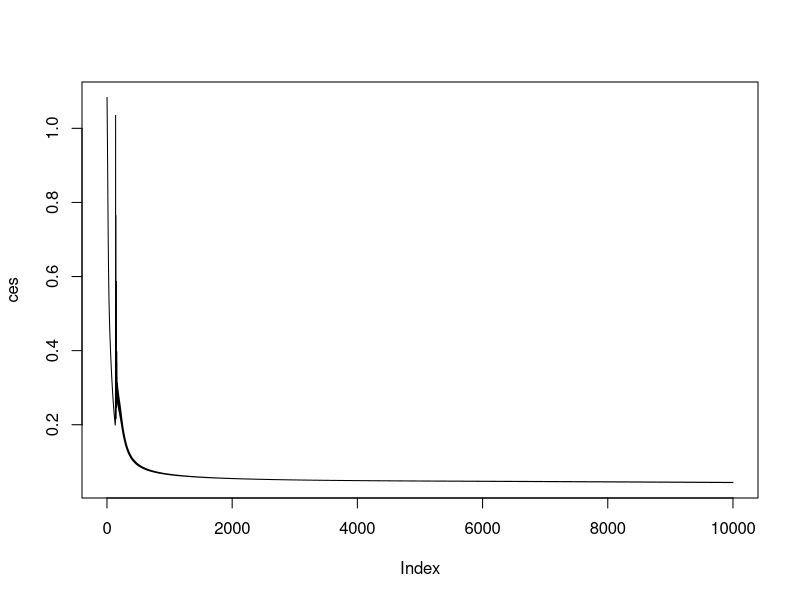

This figure's R source:
# OWNER : JAESUN YUN
# Contributor : DOOYEOL LEE

# functions
sigmoid <- function(x){
  1/(1+exp(-x)) 
}
sigmoid_derivative <- function(Z){
  s = sigmoid(Z)
  s * (1 - s)
}
relu <- function(x){
  x[x<0] <- 0
  x
}
relu_derivative <- function(x){
  m <- matrix(1, nrow(x), ncol(x))
  m[x<=0] <- 0
  m
}
tanh <- function(x){
  (exp(x)-exp(-x))/(exp(x)+exp(-x))
}
tanh_derivative <- function(x){
  s = tanh(x)
  1-s^2
}
softmax <- function(x){
  z <- x-max(x)
  exp(z)/sum(exp(z))
}
softmax_caterogical_cross_entropy_derivative <- function(pred,real){
  pred-real
}
sigmoid_binary_cross_entropy_derivative <- function(pred,real){
  pred-real
}

# LOSS
caterogical_cross_entropy <- function(real, pred){
  -sum(real*log(pred))/nrow(pred)
}
binary_cross_entropy <- function(real, pred){
  -sum(real*log(pred)+(1-real)*log(1-pred))/length(real)
}

onehot <- function(Y){
  num_class <- length(unique(Y))
  oh <- matrix(0,nrow=length(Y),ncol = num_class)
  for(i in 1:length(Y)){
    oh[i,Y[i]] <- 1
  }
  oh
}

#################################################################################

# TODO activation : sigmoid(Done), relu(Done), tanh, elu
# TODO output_activation : softmax(Done), sigmoid, linear
# TODO loss: CE(Done), MSE
# TODO L1, L2 regularization
# TODO SGD, MOMENTUM, ADAM, RMSPROP


# initailize
initialize_weights <- function(inputdim, layers, outputdim){
  weights <- list()
  bias <- list()
  layer_structure <- c(inputdim, layers, outputdim)
  
  for(i in 1:(length(layer_structure)-1)){
    weights[[i]] <- matrix(rnorm(prod(layer_structure[c(i,i+1)]),mean = 0,sd = 0.1),
                           layer_structure[i],
                           layer_structure[i+1])
    bias[[i]] <- rnorm(layer_structure[i+1],mean = 0,sd = 0.1)
  }
  return(list(weights=weights,bias=bias))
}
# weights_bias <- initialize_weights(inputdim, layers, outputdim)


# model
model <- function(inputdim,layers,outputdim,activations,output_activation,loss_function){
  if(length(layers)!=length(activations)){
    stop('length of layers and activations must be SAME length.')
  }
  weights_bias <- initialize_weights(inputdim, layers, outputdim)
  layer_structure <- c(inputdim, layers, outputdim)
  
  output <- list()
  output$inputdim <- inputdim
  output$layers <- layers
  output$outputdim <- outputdim
  output$layer_structure <- layer_structure
  output$activations <- activations
  output$output_activation <- output_activation
  output$loss_function <- loss_function
  
  output$weights <- weights_bias$weights
  output$bias <- weights_bias$bias
  
  return(output)
}


# predict
predict_JSNN <- function(model,x){
  os <- list()
  zs <- list()
  # o <- x%*%weights[[1]]+bias[[1]]
  o <- sweep(x%*%model$weights[[1]],2,model$bias[[1]],`+`)
  os[[1]] <- o
  z <- get(model$activations[1])(o)
  zs[[1]] <- z
  
  if(length(model$layers)>1){
    for(i in 2:(length(model$layers))){
      # o <- z%*%weights[[i]]+bias[[i]]
      o <- sweep(z%*%model$weights[[i]],2,model$bias[[i]],`+`)
      os[[i]] <- o
      z <- get(model$activations[i])(o)
      zs[[i]] <- z
    }
  }

  
  # o <- z%*%weights[[length(layer_structure)-1]]+bias[[length(layer_structure)-1]]
  o <- sweep(z%*%model$weights[[length(model$layer_structure)-1]],2,model$bias[[length(model$layer_structure)-1]],`+`)
  os[[length(model$layer_structure)-1]] <- o
  
  z <- t(apply(o,1,function(x){get(model$output_activation)(x)}))
  zs[[length(model$layer_structure)-1]] <- z
  return(list(output=z,os=os,zs=zs))
}
# predict_JSNN(JSNN_model,X)


# gradients
gradients <- function(model,X,Y,weights,bias){
  t_output <- predict_JSNN(model,X)
  pred <- t_output$output
  real <- Y
  N <- nrow(pred)
  
  grad_weights <- list()
  grad_bias <- list()
  
  # output gradient
  dZ <- get(paste0(model$output_activation,'_',model$loss_function,'_derivative'))(pred,real)
  dW <- t((t(dZ) %*% (t_output$zs[[length(weights)-1]]))/N)
  db <- colSums(dZ)/N
  dA_back <- t(weights[[length(weights)]] %*% t(dZ))
  
  grad_weights[[length(weights)]] <- dW
  grad_bias[[length(bias)]] <- db
  # internal gradient
  for(i in (length(weights)-1):1){
    dZ <- dA_back*get(paste0(model$activations[i],'_derivative'))(t_output$os[[i]])
    # dZ <- dA_back*sigmoid_derivative(t_output$os[[i]])
    if(i==1){
      dW <- 1./N*(t(t(dZ) %*% (X)))
    }else{
      dW <- 1./N*(t(t(dZ) %*% (t_output$zs[[i-1]])))
    }
    db <- colSums(dZ)/N
    dA_back <- t(weights[[i]] %*% t(dZ))
    
    grad_weights[[i]] <- dW
    grad_bias[[i]] <- db
  }
  
  return(list(grad_weights=grad_weights,grad_bias=grad_bias))
}
# gradients(JSNN_model,X,Y,JSNN_model$weights,JSNN_model$bias)


# fit
fit <- function(model,X,Y,learning_rate,epoch,mini_batch_size){
  lr <- learning_rate
  weights <- model$weights
  bias <- model$bias
  
  # mini_batch_group_size <- ceiling(nrow(X)/mini_batch_size)
  # mini_batch_idx <- (sample(1:nrow(X),nrow(X))%%mini_batch_group_size)+1
  
  ces <- c()
  for(epo in 1:epoch){
    # for(bch in 1:max(mini_batch_idx)){
      # X_batch <- X[mini_batch_idx==bch,]
      # Y_batch <- Y[mini_batch_idx==bch,]
      
      X_batch <- X
      Y_batch <- Y
      
      grads <- gradients(model,X_batch,Y_batch,weights,bias)
      for(i in 1:length(weights)){
        weights[[i]] <- weights[[i]]-lr*grads$grad_weights[[i]]
        bias[[i]] <- bias[[i]]-lr*grads$grad_bias[[i]]
      # }
    }
    
    model$weights <- weights
    model$bias <- bias
    loss <- caterogical_cross_entropy(real = Y,pred = predict_JSNN(model,X)$output)
    ces <- c(ces,loss)
    
    if(epo%%100==0){
      cat(sprintf("Epoch : %04d    loss = %.4f \n",epo,loss))  
    }
    
  }
  model$weights <- weights
  model$bias <- bias
  plot(ces,type='l')
  return(model)
}

#################################################################################
# library(keras)

# mnist <- dataset_mnist()

# X <- mnist$train$x
# X <- t(apply(X,1,function(x){as.vector(x)}))
# Y <- onehot(mnist$train$y)

X <- as.matrix(iris[,-5])
Y <- onehot(as.numeric(iris[,5]))

inputdim <- ncol(X)
layers <- c(16)
activations <- c("tanh")
outputdim <- ncol(Y)
output_activation <- "softmax"
loss_function <- "caterogical_cross_entropy"

JSNN_model <- model(inputdim,layers,outputdim,activations,output_activation,loss_function)
JSNN_model <- fit(JSNN_model,X,Y,0.1,10000,mini_batch_size=16)

# measure
real = Y
pred = predict_JSNN(JSNN_model,X)$output
table(apply(Y,1,which.max),apply(pred,1,which.max))
